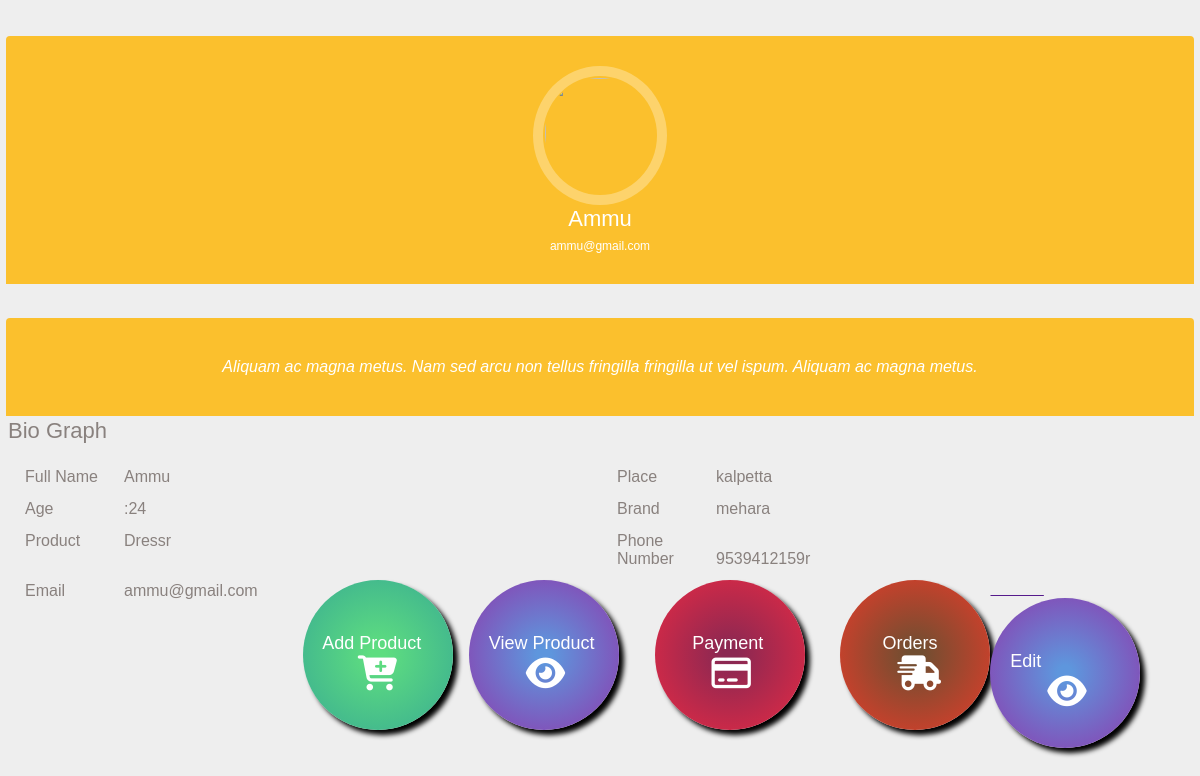
The page /ecommerce_app/selpro/ (signed in) on the database its author committed.
### ecommerce_app/models.py (models this page shows, shortened)
class model_seller(models.Model):
    fullname=models.CharField(max_length=120)
    place=models.CharField(max_length=100)
    age=models.IntegerField()
    brand=models.CharField(max_length=100)
    product=models.CharField(max_length=100)
    phonenumber=models.IntegerField()
    photo=models.FileField(upload_to='ecommerce_app/static')
    email=models.EmailField()
    password=models.CharField(max_length=100)

### ecommerce_app/views.py (the view)
# urls.py: path('selpro/',seller_profile),
def seller_profile(request):
     id1=request.session['id']
     a=model_seller.objects.get(id=id1)
     img=str(a.photo).split('/')[-1]
     print(img)
     return render(request,'profile.html',{'data':a,'img':img})

### ecommerce_app/templates/profile.html (shortened to what this page needs)
<!DOCTYPE html>
{% load static %}
<html>
    <head>
        <link rel="stylesheet" href="">
    </head>
    <body>
        <link href="https://maxcdn.bootstrapcdn.com/font-awesome/4.3.0/css/font-awesome.min.css" rel="stylesheet">
<div class="container bootstrap snippets bootdey">
<div class="row">
  <div class="profile-nav col-md-3">
      <div class="panel">
          <div class="user-heading round">
              <a href="#">
                  <img src="/static/{{img}}" alt="">
              </a>
              <h1>{{data.fullname}}</h1>
              <p>{{data.email}}</p>
          </div>
      </div>
  </div>
  <div class="profile-info col-md-9">
      <div class="panel">
          <div class="bio-graph-heading">
              Aliquam ac magna metus. Nam sed arcu non tellus fringilla fringilla ut vel ispum. Aliquam ac magna metus.
          </div>
          <div class="panel-body bio-graph-info">
              <h1>Bio Graph</h1>
              <div class="row">
                  <div class="bio-row">
                      <p><span>Full Name </span>{{data.fullname}}</p>
                  </div>
                  <div class="bio-row">
                      <p><span>Place</span>{{data.place}}</p>
                  </div>
                  <div class="bio-row">
                      <p><span>Age </span>:{{data.age}}</p>
                  </div>
                  <div class="bio-row">
                      <p><span>Brand</span>{{data.brand}}</p>
                  </div>
                  <div class="bio-row">
                      <p><span>Product</span>{{data.product}}r</p>
                  </div>
                  <div class="bio-row">
                    <p><span>Phone Number</span>{{data.phonenumber}}r</p>
                </div>
                  <div class="bio-row">
                      <p><span>Email</span>{{data.email}}</p>
                  </div>
              </div>
          </div>
      </div>
      <a href="http://127.0.0.1:8000/ecommerce_app/product/">
        <div style="height:150px; width:150px; background: rgb(94,221,128);
background: radial-gradient(circle, rgba(94,221,128,1) 7%, rgba(57,172,146,1) 100%); border-radius:100px; box-shadow:5px 5px 5px black; float:left; margin-left:-25%;">
          <p style="font-size:18px; margin-left:12%; padding-top:35%; color:white;">Add Product</p>
          <i class="fa-solid fa-cart-plus" style="font-size:35px; margin-left:36%; color:white;"></i>
        </div>
      </a>
      <a href="http://127.0.0.1:8000/ecommerce_app/pview/">
        <div style="height:150px; width:150px; background: rgb(94,150,221);
background: radial-gradient(circle, rgba(94,150,221,1) 7%, rgba(142,57,172,1) 100%); border-radius:100px; box-shadow:5px 5px 5px black; float:left; margin-left:-11%;">
          <p style="font-size:18px; margin-left:12%; padding-top:35%; color:white;">View Product</p>
          <i class="fa-solid fa-eye" style="font-size:35px; margin-left:37%; color:white;"></i>
        </div>
      </a>
      <a href="">
        <div style="height:150px; width:150px; background: rgb(139,40,82);
background: radial-gradient(circle, rgba(139,40,82,1) 7%, rgba(231,42,68,1) 100%); border-radius:100px; box-shadow:5px 5px 5px black; float:left; margin-left:3%;">
          <p style="font-size:18px; margin-left:24%; padding-top:35%; color:white;">Payment</p>
          <i class="fa-regular fa-credit-card" style="font-size:35px; margin-left:37%; color:white;"></i>
        </div>
      </a>
      <a href="">
        <div style="height:150px; width:150px; background: rgb(113,78,49);
background: radial-gradient(circle, rgba(113,78,49,1) 7%, rgba(231,60,42,1) 100%); border-radius:100px; box-shadow:5px 5px 5px black; float:left; margin-left:3%;">
          <p style="font-size:18px; margin-left:27%; padding-top:35%; color:white;">Orders</p>
          <i class="fa-solid fa-truck-fast" style="font-size:35px; margin-left:37%; color:white;"></i>
        </div>
            </a>
    <a href="http://127.0.0.1:8000/ecommerce_app/editsel/{{data.id}}">
        <div style="height:150px; width:150px; background: rgb(94,150,221);
background: radial-gradient(circle, rgba(94,150,221,1) 7%, rgba(142,57,172,1) 100%); border-radius:100px; box-shadow:5px 5px 5px black; float:left;">
            <p style="font-size:18px; margin-left:12%; padding-top:35%; color:white;">Edit</p>
            <i class="fa-solid fa-eye" style="font-size:35px; margin-left:37%; color:white;"></i>
        </div>
    </a>
    </body>
</html>

### ecommerce_app/templates/profile.html (style rules this page uses)
.profile-nav, .profile-info { margin-top:30px; }
.profile-nav .user-heading { background: #fbc02d; color: #fff; border-radius: 4px 4px 0 0; -webkit-border-radius: 4px 4px 0 0; padding: 30px; text-align: center; }
.profile-nav .user-heading.round a { border-radius: 50%; -webkit-border-radius: 50%; border: 10px solid rgba(255,255,255,0.3); display: inline-block; }
.profile-nav .user-heading a img { width: 112px; height: 112px; border-radius: 50%; -webkit-border-radius: 50%; }
.profile-nav .user-heading h1 { font-size: 22px; font-weight: 300; margin-bottom: 5px; }
.profile-nav .user-heading p { font-size: 12px; }
.bio-graph-heading { background: #fbc02d; color: #fff; text-align: center; font-style: italic; padding: 40px 110px; border-radius: 4px 4px 0 0; -webkit-border-radius: 4px 4px 0 0; font-size: 16px; font-weight: 300; }
.bio-graph-info { color: #89817e; }
.bio-graph-info h1 { font-size: 22px; font-weight: 300; margin: 0 0 20px; }
.bio-row { width: 50%; float: left; margin-bottom: 10px; padding:0 15px; }
.bio-row p span { width: 100px; display: inline-block; }
* { box-sizing: border-box;margin: 0;padding: 1px }
body { background: #eee;font-family: 'Ubuntu',sans-serif }

### rows shown on the page
model_seller: fullname "Ammu", email "ammu@gmail.com", place "kalpetta", age "24", brand "mehara", product "Dress", phonenumber "9539412159"
